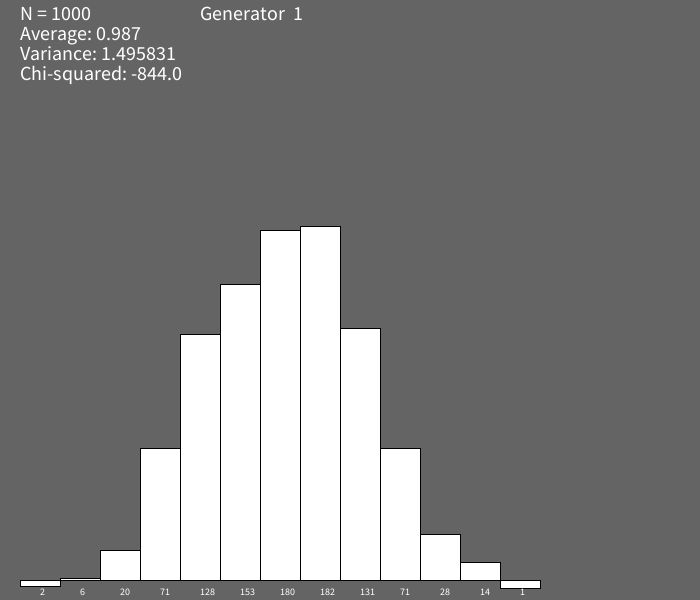
Frame 1 (no input)
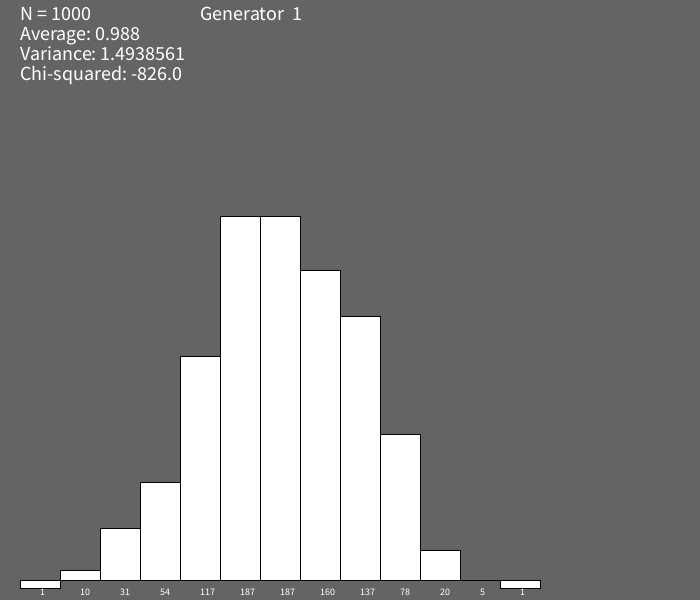
Frame 2 (the mouse pressed at the canvas centre, redrawn once)

The Processing sketch that drew these frames (run headless with seeded random() and noise(); the mouse was pressed at the canvas centre and the sketch redrawn once):

// Processing sketch: Task14
// ── Task14.pde
int n = 12;
int m;
int N = 1000; 
float E_ = 0;
float D_ = 0;
float dE = 0;
float dD = 0;
float Xi = 0;
float[] c = new float[N];
int[] k;

int num = 1;

void setup() {
  size(700, 600);
  textSize(20);
  //m = int(sqrt(N)) + 1;
  m = 20;
  k = new int[m];
  noLoop();
  prepare();
}

void prepare() {
  E_ = 0;
  D_ = 0;
  Xi = 0;
  for(int i = 0; i < m; i++) {
    k[i] = 0;
  }
  
  for(int i = 0; i < N; i++) {
    c[i] = 0;
  }
}

void draw() {
  prepare();
  if(num == 1) {
    gen1();
  } else if(num == 2) {
    gen2();
  } else if(num == 3) {
    gen2();
  }
  alg();
  
  textSize(20);
  background(100);
  text("Generator  " + num, 200, 20); 
  text("N = " + N, 20, 20);  
  text("Average: " + E_, 20, 40);
  text("Variance: " + D_, 20, 60);
  text("Chi-squared: " + Xi, 20, 80);
  
  textSize(10);
  for(int i = 0; i < m; i++) {
    if(k[i] != 0) {
      text("", (i * 40) + 20, height - ((k[i] * 2) + 20));
      rect((i * 40) + 20, (height - k[i] * 2) - 10, 40, k[i] * 2 - 10);
      text(k[i], (i * 40) + 40, 595);
    }
  }
  
}

void gen1() {
  for(int j = 0; j < N; j++) {
    float sum = 0;
    for(int i = 0; i < n; i++) {
      sum += random(0, 1);
    }
    c[j] = (sum - 6) * 2;
  }
}

void gen2() {
  gen1();
  
  for(int i = 0; i < c.length; i++) {
    c[i] += (c[i] * c[i] * c[i] - 3 * c[i]) / 240;
  }
}

void gen3() {
  for(int i = 0; i < N; i++) {
    c[i] = sqrt(-2 * (log(random(0, 1) + log(exp(1)) )) ) * cos(2 * PI * random(0, 1));
  }
}

void alg() {
   c = sort(c);
  int temp1 = round(c[0]);
  int j = 0;
  for(int i = 0; i < N; i++) {
    
      int temp2 = round(c[i]);
      if(temp2 > temp1) {
        j++;
        temp1 = temp2;
      } else {
        k[j]++;
      }
  }
  
  for (int i = 0; i < k.length; i++) {
    E_ += k[i];
  }
  E_ = E_ / N;
  
  for (int i = 0; i < k.length; i++) {
    D_ +=  i * i;
  }
  D_ = D_ / N;
  D_ = D_ - E_ * E_;
  
  for (int i = 0; i < m; i++) {
    if(k[i] != 0) {
      Xi += (i * i) / k[i];
    }
  }
  Xi -= N;
}

void keyPressed() {
  if(key == '1') {
    num = 1;
  } else if(key == '2') {
    num = 2;
  } else if(key == '3') {
    num = 3;
  }
  
  redraw();
}
